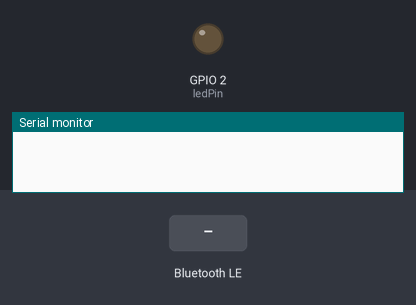
Simulated run of this sketch. Board: ESP8266 (NodeMCU). Parts: output pins drawn as LEDs (lit = HIGH), the last lines printed to the serial monitor. Dashed ring = blinking. The inputs (shaded band) are chosen by the test bench. Nothing arrives over Bluetooth unless stated; a phone connects over Bluetooth LE 3 s after start.

Above: at 0.0 s.
At 6.28 s:
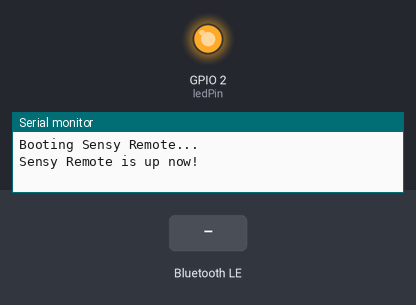
6.3 s: Bluetooth LE write "1" received
At 7.1 s:
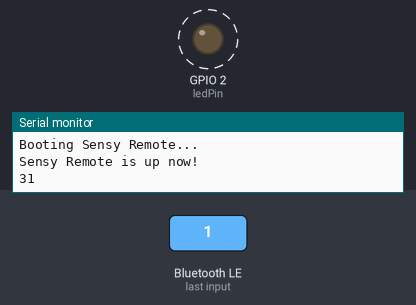
Timing chart, 0 to 15.3 s (numbered marks = the images above; inputs shaded):
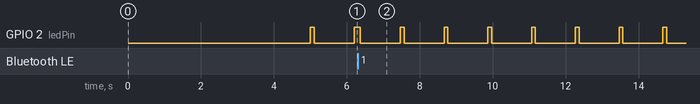

The sketch:

BLE_Sensy_Remote_Emulator.ino
```cpp
/*
    Based on Neil Kolban example for IDF: https://github.com/nkolban/esp32-snippets/blob/master/cpp_utils/tests/BLE%20Tests/SampleServer.cpp
    Ported to Arduino ESP32 by Evandro Copercini
    updates by chegewara
*/

#include <Arduino.h>
#include <BLEDevice.h>
#include <BLEServer.h>
#include <BLEUtils.h>

// See the following for generating UUIDs:
// https://www.uuidgenerator.net/

// https://github.com/crankyoldgit/IRremoteESP8266
// https://github.com/crankyoldgit/IRremoteESP8266/blob/master/examples/IRsendDemo/IRsendDemo.ino
#include <Arduino.h>
#include <IRremoteESP8266.h>
#include <IRsend.h>

const uint16_t kIrLed = 4;  // ESP GPIO pin to use. Recommended: 4 (D2). Actually this is D4 on my ESP32 WROOM32 board!
IRsend irsend(kIrLed);  // Set the GPIO to be used to sending the message.

#define deviceInformationService "0000180a-0000-1000-8000-00805f9b34fb"
#define protocolCharacteristics "5adbd0e0-847a-11e5-985c-0002a5d5c51b"
#define firmwareVersionCharacteristic "00002a26-0000-1000-8000-00805f9b34fb"

#define configDescriptor "00002902-0000-1000-8000-00805f9b34fb";

#define remoteService "ed1063c0-090c-11e5-aed6-0002a5d5c51b"
#define programUploadCharacteristics "5adbd0e1-847a-11e5-985c-0002a5d5c51b"
#define remoteCodeCharacteristic "064247a0-090d-11e5-9b9a-0002a5d5c51b"  // we hook this

int ledPin = 2;

class CharacteristicCallbacks: public BLECharacteristicCallbacks {
    void onWrite(BLECharacteristic *characteristic) {
      std::string rxValue = characteristic->getValue();
      char *p = (char *)rxValue.c_str();

      union {
        unsigned long v;
        unsigned char b[4];
      } code;

      int length = rxValue.length();
      for (int i = 0; i < length; i++) {
        Serial.printf("%02x", p[i]);
      }
      Serial.println("");

      /* Extract the IR data */
      int protocol = p[0];
      if (protocol == 0xff)
        return;
      if (protocol == 6) { // NEC
        Serial.println("NEC code found");
      }
      // memcpy(&code.v, &p[6], 4);  // bad-endian ;)
      int idx = 6;
      code.b[3] = p[idx + 0];
      code.b[2] = p[idx + 1];
      code.b[1] = p[idx + 2];
      code.b[0] = p[idx + 3];

      // irsend.sendNEC(0x00FFE01FUL); // test code
      irsend.sendNEC(code.v);
    }
};

void setup()
{
  pinMode(ledPin, OUTPUT);
  Serial.begin(115200);
  delay(5000);
  Serial.println("Booting Sensy Remote...");

  irsend.begin();

  BLEDevice::init("Sensy Remote");
  BLEServer * pServer = BLEDevice::createServer();

  // Reversed from "public void onServicesDiscovered(BluetoothGatt bluetoothGatt, int i)" function
  //
  BLEService *deviceInformationService_ = pServer->createService(deviceInformationService);

  BLECharacteristic *firmwareVersionCharacteristic_ = deviceInformationService_->createCharacteristic(
        firmwareVersionCharacteristic,
        BLECharacteristic::PROPERTY_READ | BLECharacteristic::PROPERTY_WRITE);

  //
  BLEService *remoteService_ = pServer->createService(remoteService);
  BLECharacteristic *protocolCharacteristics_ = remoteService_->createCharacteristic(
        protocolCharacteristics,
        BLECharacteristic::PROPERTY_READ | BLECharacteristic::PROPERTY_WRITE);
  BLECharacteristic *programUploadCharacteristics_ = remoteService_->createCharacteristic(
        programUploadCharacteristics,
        BLECharacteristic::PROPERTY_READ | BLECharacteristic::PROPERTY_WRITE);
  BLECharacteristic *remoteCodeCharacteristic_ = remoteService_->createCharacteristic(
        remoteCodeCharacteristic,
        BLECharacteristic::PROPERTY_READ | BLECharacteristic::PROPERTY_WRITE);

  remoteCodeCharacteristic_->setCallbacks(new CharacteristicCallbacks());

  // protocolCharacteristics_->setValue("\x00\x00\x00\x06\x00\x00\x00\x00"); // parseSupportedProtocols()
  protocolCharacteristics_->setValue("\x00\x00\x00\x07\x00\x00\x00\x00"); // parseSupportedProtocols()
  firmwareVersionCharacteristic_->setValue("FW 1.5");   // "readFirmwareVersion()"
  deviceInformationService_->start();
  remoteService_->start();
  // BLEAdvertising *pAdvertising = pServer->getAdvertising();  // this still is working for backward compatibility
  BLEAdvertising *pAdvertising = BLEDevice::getAdvertising();
  pAdvertising->addServiceUUID(deviceInformationService);
  pAdvertising->addServiceUUID(remoteService);
  pAdvertising->setScanResponse(true);
  pAdvertising->setMinPreferred(0x06);   // functions that help with iPhone connections issue
  pAdvertising->setMinPreferred(0x12);
  BLEDevice::startAdvertising();
  Serial.println("Sensy Remote is up now!");
}

void loop()
{
  // put your main code here, to run repeatedly:

  digitalWrite(ledPin, HIGH);
  delay(100);
  digitalWrite(ledPin, LOW);
  delay(100);

  delay(1000);
  // irsend.sendNEC(0xe0e058a7UL); // test code
}
```

Measured:
- by itself, GPIO 2 (ledPin): alternates HIGH for 0.10 s and LOW for 1.1 s
